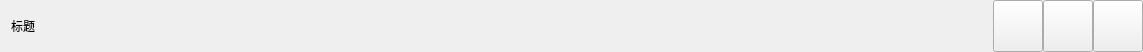
<?xml version="1.0" encoding="UTF-8"?>
<ui version="4.0">
 <class>TitleBar</class>
 <widget class="QWidget" name="TitleBar">
  <property name="geometry">
   <rect>
    <x>0</x>
    <y>0</y>
    <width>1143</width>
    <height>52</height>
   </rect>
  </property>
  <property name="windowTitle">
   <string>Form</string>
  </property>
  <property name="styleSheet">
   <string notr="true"/>
  </property>
  <layout class="QGridLayout" name="gridLayout">
   <property name="leftMargin">
    <number>0</number>
   </property>
   <property name="topMargin">
    <number>0</number>
   </property>
   <property name="rightMargin">
    <number>0</number>
   </property>
   <property name="bottomMargin">
    <number>0</number>
   </property>
   <property name="spacing">
    <number>0</number>
   </property>
   <item row="0" column="0">
    <widget class="QWidget" name="background" native="true">
     <layout class="QGridLayout" name="gridLayout_2">
      <property name="leftMargin">
       <number>0</number>
      </property>
      <property name="topMargin">
       <number>0</number>
      </property>
      <property name="rightMargin">
       <number>0</number>
      </property>
      <property name="bottomMargin">
       <number>0</number>
      </property>
      <property name="spacing">
       <number>0</number>
      </property>
      <item row="0" column="0">
       <layout class="QHBoxLayout" name="horizontalLayout_2">
        <property name="leftMargin">
         <number>1</number>
        </property>
        <item>
         <widget class="QLabel" name="label_icon">
          <property name="minimumSize">
           <size>
            <width>10</width>
            <height>0</height>
           </size>
          </property>
          <property name="text">
           <string/>
          </property>
         </widget>
        </item>
        <item>
         <widget class="QLabel" name="label_title">
          <property name="text">
           <string>标题</string>
          </property>
         </widget>
        </item>
       </layout>
      </item>
      <item row="0" column="1">
       <spacer name="horizontalSpacer">
        <property name="orientation">
         <enum>Qt::Horizontal</enum>
        </property>
        <property name="sizeHint" stdset="0">
         <size>
          <width>958</width>
          <height>20</height>
         </size>
        </property>
       </spacer>
      </item>
      <item row="0" column="2">
       <layout class="QHBoxLayout" name="horizontalLayout">
        <property name="spacing">
         <number>0</number>
        </property>
        <item>
         <widget class="QPushButton" name="but_min">
          <property name="sizePolicy">
           <sizepolicy hsizetype="Minimum" vsizetype="Minimum">
            <horstretch>0</horstretch>
            <verstretch>0</verstretch>
           </sizepolicy>
          </property>
          <property name="minimumSize">
           <size>
            <width>50</width>
            <height>0</height>
           </size>
          </property>
          <property name="text">
           <string/>
          </property>
         </widget>
        </item>
        <item>
         <widget class="QPushButton" name="but_max">
          <property name="sizePolicy">
           <sizepolicy hsizetype="Minimum" vsizetype="Minimum">
            <horstretch>0</horstretch>
            <verstretch>0</verstretch>
           </sizepolicy>
          </property>
          <property name="minimumSize">
           <size>
            <width>50</width>
            <height>0</height>
           </size>
          </property>
          <property name="text">
           <string/>
          </property>
         </widget>
        </item>
        <item>
         <widget class="QPushButton" name="but_close">
          <property name="sizePolicy">
           <sizepolicy hsizetype="Minimum" vsizetype="Minimum">
            <horstretch>0</horstretch>
            <verstretch>0</verstretch>
           </sizepolicy>
          </property>
          <property name="minimumSize">
           <size>
            <width>50</width>
            <height>0</height>
           </size>
          </property>
          <property name="text">
           <string/>
          </property>
         </widget>
        </item>
       </layout>
      </item>
     </layout>
    </widget>
   </item>
  </layout>
 </widget>
 <resources/>
 <connections/>
</ui>
